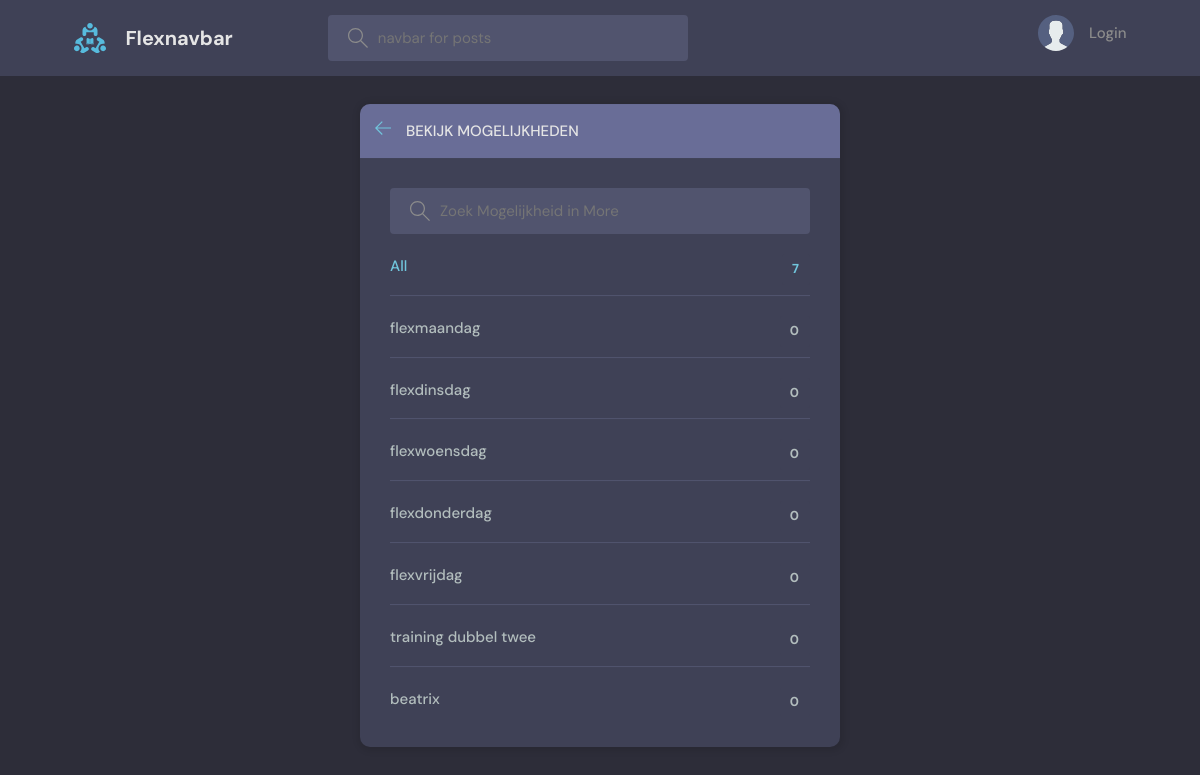
Page /topics/ on the committed database.
### beatrix/models.py (models this page shows, shortened)
class Topic(models.Model):
    name = models.CharField(max_length=200)

### beatrix/views.py (the view)
# urls.py: path('topics/', topicsPage, name="topics"),
def topicsPage(request):
    q = request.GET.get('q') if request.GET.get('q') != None else ''
    topics = Topic.objects.filter(name__icontains=q)
    return render(request, 'beatrix/topics.html', {'topics': topics})

### beatrix/templates/beatrix/topics.html (shortened to what this page needs)
{% extends 'main.html' %}
{% block content %}
    <main class="create-room layout">
      <div class="container">
        <div class="layout__box">
          <div class="layout__boxHeader">
            <div class="layout__boxTitle">
              <a href="{% url 'home' %}">
                <svg version="1.1" xmlns="http://www.w3.org/2000/svg" width="32" height="32" viewBox="0 0 32 32">
                  <title>arrow-left</title>
                  <path
                    d="M13.723 2.286l-13.723 13.714 13.719 13.714 1.616-1.611-10.96-10.96h27.625v-2.286h-27.625l10.965-10.965-1.616-1.607z"
                  ></path>
                </svg>
              </a>
              <h3>Bekijk Mogelijkheden</h3>
            </div>
          </div>
          <div class="topics-page layout__body">
            <form action ="" method = "GET" class="header__search">
              <label>
                <input name="q" placeholder="Zoek Mogelijkheid in More" />
              </label>
            </form>
            <ul class="topics__list">
            <li>
                <a href="{% url 'topics' %}" class="active">All <span>{{topics.count}} </span></a>
                </li>
            {% for topic in topics %}
              <li>
                <a href="{%url 'home' %}?q={{topic.name}}">{{topic.name}} <span>{{topic.room_set.count}} </span></a>
              </li>
              {% endfor %}
            </ul>
          </div>
        </div>
      </div>
    </main>
{% endblock content %}

### static/styles/style.css (style rules this page uses)
:root { --color-main: #71c6dd; --color-main-light: #e1f6fb; --color-dark: #3f4156; --color-dark-medium: #51546e; --color-dark-light: #696d97; --color-light: #e5e5e5; --color-gray: #8b8b8b; --color-light-gray: #b2bdbd; --color-bg: #2d2d39; --color-success: #5dd693; --color-error: #fc4b0b; --phone-width:460px; --phone-beatrix:flex; }
* { font-family: "DM Sans", -apple-system, BlinkMacSystemFont, "Segoe UI", Roboto, Oxygen, Ubuntu, Cantarell, "Open Sans", "Helvetica Neue", sans-serif; margin: 0; padding: 0; box-sizing: border-box; text-rendering: optimizeLegibility; font-size: inherit; }
html { font-size: 56.25%; }
@media only screen and (min-width: 1200px) { html { font-size: 62.5%; } }
body { line-height: 1.6; font-weight: 400; font-size: 1.5rem; color: var(--color-light-gray); background-color: var(--color-bg); min-height: 100vh; }
a { display: inline-block; color: var(--color-main); text-decoration: none; }
.container { max-width: 120rem; width: 90%; margin: auto; }
.header__search > label { background-color: var(--color-dark-medium); padding: 1.3rem 1rem; display: flex; align-items: center; gap: 1rem; border-radius: 4px; }
.header__search svg { fill: var(--color-gray); width: 2rem; height: 2rem; margin-left: 1rem; }
.header__search input { width: 30rem; background: transparent; border: none; outline: none; color: var(--color-light); }
.layout { margin-top: 2.4rem; }
.layout > .container { display: flex; justify-content: space-between; align-items: flex-start; }
.layout__box { width: 90%; max-width: 48rem; min-height: 40rem; position: absolute; top: 50%; left: 50%; transform: translate(-50%, -46%); background-color: var(--color-dark); border-radius: 1rem; box-shadow: 1px 1px 6px 3px rgba(0, 0, 0, 0.1); overflow: hidden; }
.layout__boxHeader { display: flex; padding: 1.5rem; background-color: var(--color-dark-light); }
.layout__boxTitle { display: flex; gap: 1.5rem; align-items: center; }
.layout__boxTitle h3 { text-transform: uppercase; font-weight: 500; color: var(--color-light); }
.layout__boxTitle svg { width: 1.6rem; height: 1.6rem; fill: var(--color-main); }
.layout__body { margin: 3rem; }
.topics__list { list-style: none; }
.topics__list li a { display: flex; justify-content: space-between; margin-bottom: 3rem; font-weight: 500; color: var(--color-light-gray); transition: all 0.3s ease-in-out; }
.topics__list li a.active, .topics__list li a:hover { color: var(--color-main); }
.topics__list li a span { padding: 0.5rem 1rem; background-color: var(--color-dark); border-radius: 3px; font-size: 1.3rem; font-weight: 700; letter-spacing: 1px; }
.topics-page .topics__list li:not(:last-child) a { margin: 2rem 0; padding-bottom: 1rem; text-decoration: none; border-bottom: 1px solid var(--color-dark-medium); }
.topics-page .header__search { display: block; }

### rows in the picture
Topic: name "flexmaandag", room_set.count "0"
Topic: name "flexdinsdag", room_set.count "0"
Topic: name "flexwoensdag", room_set.count "0"
Topic: name "flexdonderdag", room_set.count "0"
Topic: name "flexvrijdag", room_set.count "0"
Topic: name "training dubbel twee", room_set.count "0"
Topic: name "beatrix", room_set.count "0"

### other values in the picture
{{ topics.count }} "7"
